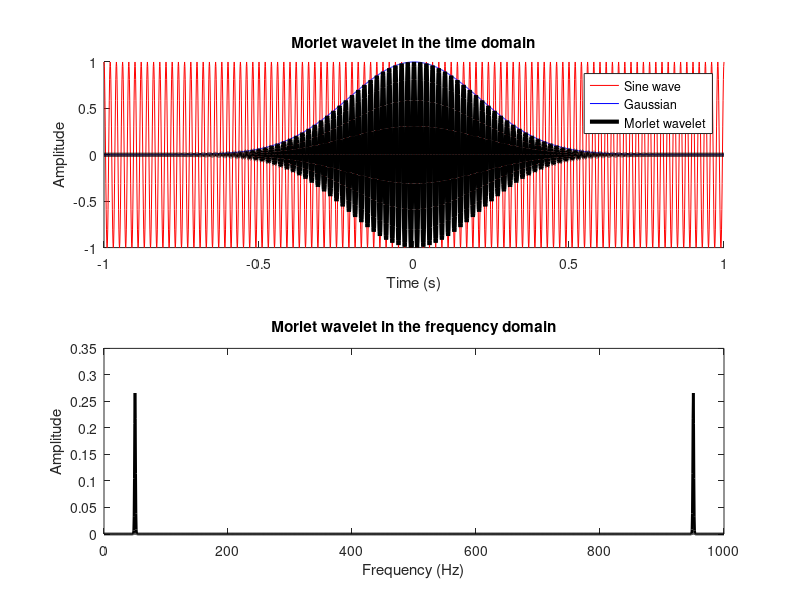
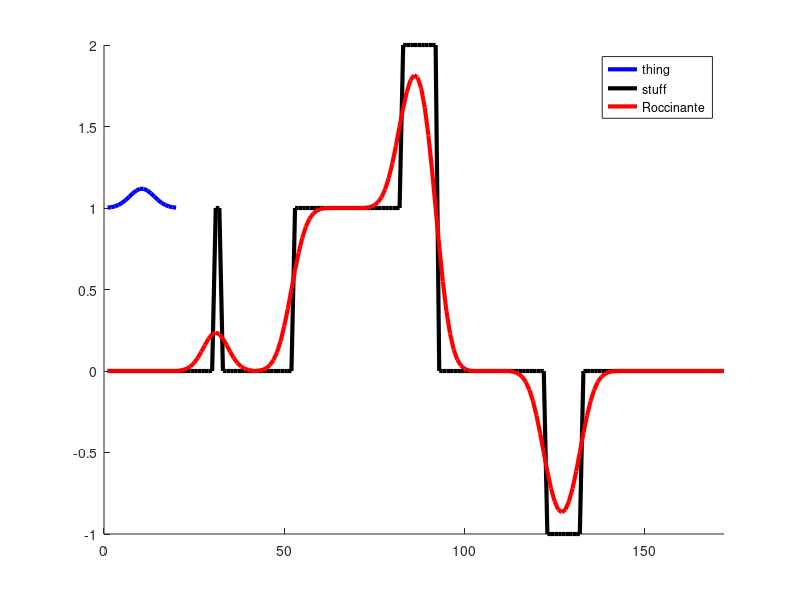
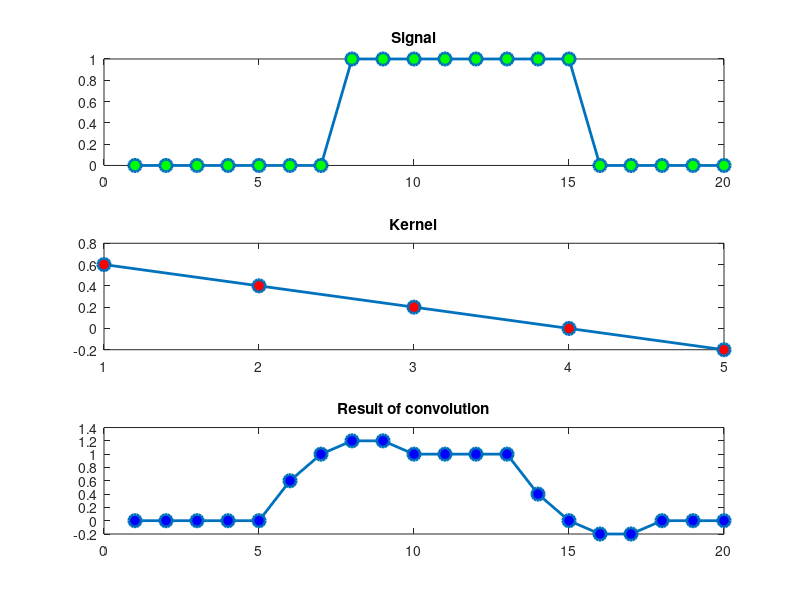
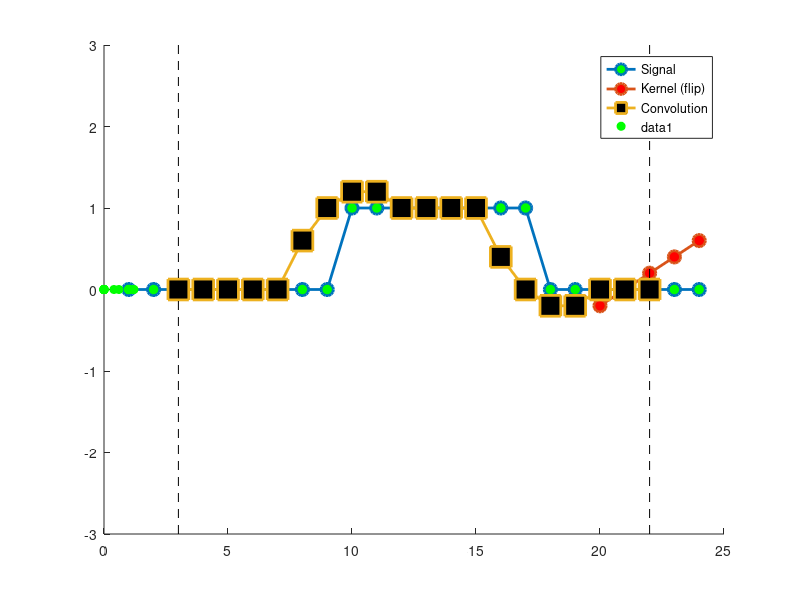

The MATLAB script that drew these images, in order: (Note: this script raises an error after producing the figures.)
%% Getting to know Morlet wavelets
% parameters
srate = 1000;         % in hz
time  = -1:1/srate:1; % best practice is to have time=0 at the center of the wavelet
frex  = 50;         % frequency of wavelet, in Hz

% create sine wave (actually cosine, just to make it nice and symmetric)
sine_wave = cos(2 * pi * time * frex);

% create Gaussian window
fwhm = .5; % width of the Gaussian in seconds
gaus_win = exp( (-4*log(2)*time.^2) / (fwhm^2) );

% now create Morlet wavelet
mw = sine_wave .* gaus_win;

figure(1), clf
subplot(211), hold on
plot(time,sine_wave,'r')
plot(time,gaus_win,'b')
plot(time,mw,'k','linew',3)
xlabel('Time (s)'), ylabel('Amplitude')
legend({'Sine wave';'Gaussian';'Morlet wavelet'})
title('Morlet wavelet in the time domain')


% Morlet wavelet in the frequency domain
% confirm that the shape of the power spectrum of a Morlet wavelet is gaussian
pnts = length(time);
mwX = 2*abs(fft( mw )/pnts); % uh oh
hz  = linspace(0,srate,pnts);

subplot(212)
plot(hz,mwX,'k','linew',2)
xlabel('Frequency (Hz)')
ylabel('Amplitude')
title('Morlet wavelet in the frequency domain')

% Observations: - Notice that the amplitude spectrum is symmetric.
%               - Also notice the peak amplitude in the 
%                 time vs. frequency domains.
%               - The Hz units are incorrect above Nyquist. This is just a
%                 convenience plotting trick.
% 
%   TO DO: Change the following parameters to observe the effects:
%          - frex
%          - fwhm
%          - time (start and end values)

%% Time-domain convolution
% first example to build intuition

% make a kernel (e.g., Gaussian)
kernel = exp( -linspace(-2,2,20).^2 );
kernel = kernel./sum(kernel);

% try these options
% kernel = -kernel;
% kernel = [ zeros(1,9) 1 -1 zeros(1,9) ]; % edge detector!

% create the signal
signal = [ zeros(1,30) ones(1,2) zeros(1,20) ones(1,30) 2*ones(1,10) zeros(1,30) -ones(1,10) zeros(1,40) ];

% plot!
figure(2), clf, hold on
plot(kernel+1,'b','linew',3)
plot(signal,'k','linew',3)
% use MATLAB conv function for now
plot( conv(signal,kernel, 'same') ,'r','linew',3)

set(gca,'xlim',[0 length(signal)])
legend({'thing';'stuff';'Roccinante'})

%% a simpler example in more detail
% create signal
signal = zeros(1,20);
signal(8:15) = 1;

% create convolution kernel
kernel = [.6 .4 .2 0 -0.2];
%kernel = kernel - mean(kernel);
% convolution sizes
nSign = length(signal);
nKern = length(kernel);
nConv = nSign + nKern - 1;


figure(3), clf
% plot the signal
subplot(311)
plot(signal,'o-','linew',2,'markerface','g','markersize',9)
%set(gca,'ylim',[-.1 1.1],'xlim',[1 nSign])
title('Signal')

% plot the kernel
subplot(312)
plot(kernel,'o-','linew',2,'markerface','r','markersize',9)
%set(gca,'xlim',[1 nSign],'ylim',[-.5 .5])
title('Kernel')


% plot the result of convolution
subplot(313)
plot(conv(signal,kernel,'same'),'o-','linew',2,'markerface','b','markersize',9)
%set(gca,'xlim',[1 nSign],'ylim',[-.6 1])
title('Result of convolution')

%% convolution in animation
%%% Just run the whole cell and enjoy!
% movie time parameter!
refresh_speed = .6; % seconds

half_kern = floor(nKern/2);

% flipped version of kernel
kflip = kernel(end:-1:1);%-mean(kernel);

% zero-padded data for convolution
dat4conv = [ zeros(1,half_kern) signal zeros(1,half_kern) ];

% initialize convolution output
conv_res = zeros(1,nConv);

%%% initialize plot
figure(4), clf, hold on
plot(dat4conv,'o-','linew',2,'markerface','g','markersize',9)
hkern = plot(kernel,'o-','linew',2,'markerface','r','markersize',9);
hcres = plot(kernel,'s-','linew',2,'markerface','k','markersize',15);
set(gca,'ylim',[-1 1]*3,'xlim',[0 nConv+1])
plot([1 1]*(half_kern+1),get(gca,'ylim'),'k--')
plot([1 1]*(nConv-2),get(gca,'ylim'),'k--')
legend({'Signal';'Kernel (flip)';'Convolution'})

% run convolution
for ti=half_kern+1:nConv-half_kern
    
    % get a chunk of data
    tempdata = dat4conv(ti-half_kern:ti+half_kern);
    
    % compute dot product (don't forget to flip the kernel backwards!)
    conv_res(ti) = sum( tempdata.*kflip );
    
    % update plot
    set(hkern,'XData',ti-half_kern:ti+half_kern,'YData',kflip);
    set(hcres,'XData',half_kern+1:ti,'YData',conv_res(half_kern+1:ti))
    
    pause(refresh_speed)
end
%% The five steps of convolution
% now for convolution via spectral multiplication

% Step 1: N's of convolution
ndata = length(signal);
nkern = length(kernel);
nConv = ndata+nkern - 1;% length of result of convolution
halfK = floor(nkern/2);

% Step 2: FFTs
dataX = fft( signal, nConv); % important: make sure to properly zero-pad!
kernX = fft( kernel, nConv);

% Step 3: multiply spectra
convresX = dataX .* kernX;

% Step 4: IFFT
convres = ifft(convresX);

% Step 5: cut off "wings"
convres = convres(halfK+1:end-halfK+1);

%%% and plot for confirmation!
plot( convres,'go','markerfacecolor','g' )


%%  VIDEO: Convolve real data with a Gaussian
clear

load v1_laminar.mat

% signal will be ERP from channel 7
signal = mean(csd(7,:,:),3);

% create a Gaussian
h = 0.01; % FWHM in seconds

gtime = -1:1/srate:1;
gaus = exp( -4*log(2)*gtime.^2 / h^2 );
gaus = gaus./sum(gaus); % amplitude normalization


%%%% run convolution
% Step 1: N's of convolution
ndata = length(signal);
nkern = length(gaus);
nConv = ndata+nkern - 1;% length of result of convolution
halfK = floor(nkern/2);

% Step 2: FFTs
dataX = fft( signal, nConv ); % important: make sure to properly zero-pad!
kernX = fft( gaus, nConv );

% Step 3: multiply spectra
mult = dataX .* kernX;

% Step 4: inverse FFT to get back to the time domain
convres  = ifft( mult );

% Step 5: cut off "wings"
convres = convres(halfK+1:end-halfK+1);


% plotting!
figure(6), clf, hold on
plot(timevec,signal)
plot(timevec,convres,'r','linew',2)

set(gca,'xlim',[-.1 1.4])
legend({'Original ERP';'Gaussian-convolved'})
xlabel('Time (s)'), ylabel('Activity (\muV)')

% show the mechanism of convolution (spectral multiplication)

hz = linspace(0,srate,nConv);

figure(7), clf, hold on
plot(hz,abs(dataX)./max(abs(dataX))); % normalized for visualization
plot(hz,abs(kernX));
plot(hz,abs(dataX.*kernX)./max(abs(dataX)),'k','linew',2)

set(gca,'xlim',[0 150])
xlabel('Frequency (Hz)'), ylabel('Amplitude (norm.)')
legend({'Original signal';'Kernel';'Convolution result'})

%%  VIDEO: Complex Morlet wavelets

% setup parameters
srate = 1000;         % in hz
time  = -1:1/srate:1; % best practice is to have time=0 at the center of the wavelet
frex  = 2*pi;         % frequency of wavelet, in Hz

% create sine wave
sine_wave = exp( 1i * 2 *pi * frex * time ); % hmmmm

% create Gaussian window
fwhm = .5; % width of the Gaussian in seconds
gaus_win = exp( (-4* log(2) * time.^2 )/ fwhm^2 );

% now create Morlet wavelet
cmw = sine_wave .* gaus_win;

figure(8), clf

subplot(211), hold on
plot(time,real(cmw),'b')
plot(time,imag(cmw),'r--')
xlabel('Time (s)'), ylabel('Amplitude')
legend({'real part';'imag part'})
title('Complex Morlet wavelet in the time domain')

% complex Morlet wavelet in the frequency domain

pnts = length(time);

mwX = abs(fft( cmw )/pnts);
hz  = linspace(0,srate,pnts);

subplot(212)
plot(hz,mwX,'k','linew',2)
xlabel('Frequency (Hz)')
ylabel('Amplitude')
title('Complex Morlet wavelet in the frequency domain')
%% Complex Morlet wavelet convolution
clear

load v1_laminar.mat

% extract a bit of data for convenience
data = csd(6,:,10) ;


% create a complex Morlet wavelet
time = (0:2*srate)/srate;
time = time - mean(time); % note the alternative method for creating centered time vector 
frex = 45; % frequency of wavelet, in Hz

% create Gaussian window
s = 7 / (2*pi*frex); % using num-cycles formula
cmw  = exp(1i*2*pi*frex*time) .* exp( -time.^2/(2*s^2) );


%%% now for convolution

% Step 1: N's of convolution
nSignal = length(data);
nKern = length(cmw);
nConv = nSignal + nKern - 1;
halfK = floor(nKern / 2);

% Step 2: FFTs
kernX = fft(cmw, nConv);
signalX = fft(data, nConv);

% Step 2.5: normalize the wavelet (try it without this step!)
kernX = kernX ./ max(kernX);

% Step 3: multiply spectra
convresX = signalX .* kernX;

% Step 4: IFFT
convres = ifft(convresX);

% Step 5: cut off "wings"
convres = convres(halfK+1:end-halfK+1);

% plotting
% compute hz for plotting
hz = linspace(0,srate/2,floor(nConv/2)+1);

figure(9), clf
subplot(211),  hold on

% plot power spectrum of data
plot(hz,abs(signalX(1:length(hz))),'b')

% plot power spectrum of wavelet
plot(hz,abs(kernX(1:length(hz))).*max(abs(signalX))/2)

% plot power spectrum of convolution result
plot(hz,abs(convresX(1:length(hz))),'k','linew',2)
set(gca,'xlim',[0 frex*2])
xlabel('Frequency (Hz)'), ylabel('Amplitude (a.u.)')
legend({'Data spectrum';'Wavelet spectrum';'Convolution result'})


%%% now plot in the time domain
subplot(212), hold on
plot(timevec,data,'b')
plot(timevec,real(convres),'k','linew',2)
set(gca,'xlim',[-.1 1.3])
legend({'LFP data';'Convolution result'})
xlabel('Time (s)'), ylabel('Activity (\muV)')

%% extracting the three features of the complex wavelet result

figure(10), clf

% plot the filtered signal (projection onto real axis)
subplot(311)
plot(timevec,real(convres))
xlabel('Time (ms)'), ylabel('Amplitude (\muV)')
set(gca,'xlim',[-.1 1.4])


% plot power (squared magnitude from origin to dot-product location in complex space)
subplot(312)
plot(timevec,(2*abs(convres)).^2);
xlabel('Time (ms)'), ylabel('Power \muV^2')
set(gca,'xlim',[-.1 1.4])


% plot phase (angle of vector to dot-product, relative to positive real axis)
subplot(313)
plot(timevec,angle(convres))
xlabel('Time (ms)'), ylabel('Phase (rad.)')
set(gca,'xlim',[-.1 1.4])

%% viewing the results as a movie

figure(11), clf

% setup the time course plot
subplot(212)
h = plot(timevec,abs(convres),'k','linew',2);
set(gca,'xlim',timevec([1 end]),'ylim',[min(abs(convres)) max(abs(convres)) ])
xlabel('Time (sec.)'), ylabel('Amplitude (\muV)')


for ti=1:5:length(timevec)
    
    % draw complex values in polar space
    subplot(211)
    polar(0,max(abs(convres))), hold on
    polar(angle(convres(max(1,ti-100):ti)),abs(convres(max(1,ti-100):ti)),'k')
    text(-.75,0,[ num2str(round(1000*timevec(ti))) ' s' ]), hold off
    
    % now show in 'linear' plot
    set(h,'XData',timevec(max(1,ti-100):ti),'YData',abs(convres(max(1,ti-100):ti)))
    
    drawnow
    pause(.00001)
end

%%  VIDEO: Convolution with all trials!
%%% This is the "super-trial" concatenation trick you saw in the slides.
%   Notice the size of the reshaped data and the new convolution parameters.
% extract more data
data = squeeze( csd(6,:,:) );

% reshape the data to be 1D
dataR = reshape(data,1,[]);

% Step 1: N's of convolution
ndata = length(dataR); % note the different variable name!
nkern = length(time);
nConv = ndata + nkern - 1;
halfK = floor(nkern/2);

% Step 2: FFTs
dataX = fft( dataR,nConv );
kernX = fft( cmw,  nConv );

% Step 2.5: normalize the wavelet (try it without this step!)
kernX = kernX ./ max(kernX);

% Step 3: multiply spectra
convresX = dataX .* kernX;

% Step 4: IFFT
convres = ifft(convresX);

% Step 5: cut off "wings"
convres = convres(halfK+1:end-halfK+1);

% New step 6: reshape!
convres2D = reshape(convres,size(data));


%%% now plotting
figure(12), clf
subplot(121)
imagesc(timevec,[],data')
xlabel('Time (s)'), ylabel('Trials')
set(gca,'xlim',[-.1 1.4],'clim',[-1 1]*2000)
title('Broadband signal')

subplot(122)
imagesc(timevec,[],abs(convres2D'))
xlabel('Time (s)'), ylabel('Trials')
set(gca,'xlim',[-.1 1.4],'clim',[-1 1]*500)
title([ 'Power time series at ' num2str(frex) ' Hz' ])


%% VIDEO: A full time-frequency power plot!
%%% Take a deep breath: You're about to make your first time-frequency
%   power plot!

% frequency parameters
min_freq =  5; % in Hz
max_freq = 90; % in HZ
num_freq = 30; % in count

frex = linspace(min_freq,max_freq,num_freq);

% initialize TF matrix
tf = zeros(num_freq,length(timevec));

% IMPORTANT! I'm omitting a few steps of convolution 
%            that are already computed above.

for fi=1:num_freq
    
    % create wavelet
    cmw  = exp(1i*2*pi*frex(fi)*time) .* ...
           exp( -4*log(2)*time.^2 / .3^2 );
    
    cmwX = fft(cmw,nConv);
    cmwX = cmwX./max(cmwX);
    
    % the rest of convolution
    as = ifft( dataX.*cmwX );
    as = as(halfK+1:end-halfK+1);
    as = reshape(as,size(data));
    
    % extract power
    aspow = abs(as).^2;
    
    % average over trials and put in matrix
    tf(fi,:) = mean(aspow,2);
end

%%% and plot!
figure(13), clf
contourf(timevec,frex,tf,40,'linecolor','none')
set(gca,'clim',[0 1]*10000,'xlim',[-.1 1.4])
xlabel('Time (s)'), ylabel('Frequency (Hz)')

%   VIDEO: Inter-trial phase clustering (ITPC/ITC)
% 


%% ITPC with different variances
%%% The goal here is to develop some visual intuition for the
%   correspondence between ITPC and distributions of phase angles.

% specify parameters
circ_prop = .5; % proportion of the circle to fill
N = 100; % number of "trials"

% generate phase angle distribution
simdata = rand(1,N) * (2*pi) * circ_prop;

% compute ITPC and preferred phase angle
itpc      = abs(mean(exp(1i*simdata),2));
prefAngle = angle(mean(exp(1i*simdata)));


% and plot...
figure(14), clf

% as linear histogram
subplot(121)
hist(simdata,20)
xlabel('Phase angle'), ylabel('Count')
set(gca,'xlim',[0 2*pi])
title([ 'Observed ITPC: ' num2str(itpc) ])

% and as polar distribution
subplot(122)
polar([zeros(1,N); simdata],[zeros(1,N); ones(1,N)],'k')
hold on
h = polar([0 prefAngle],[0 itpc],'m');
set(h,'linew',3)
title([ 'Observed ITPC: ' num2str(itpc) ])


%% Compute and plot TF-ITPC for one electrode

load sampleEEGdata.mat

% wavelet parameters
num_frex = 40;
min_freq =  2;
max_freq = 30;

channel2use = 'pz';

% set range for variable number of wavelet cycles
range_cycles = [ 3 10 ];

% parameters (notice using logarithmically spaced frequencies!)
frex  = logspace(log10(min_freq),log10(max_freq),num_frex);
nCycs = logspace(log10(range_cycles(1)),log10(range_cycles(end)),num_frex);
time  = -2:1/EEG.srate:2;
half_wave = (length(time)-1)/2;

% FFT parameters
nWave = length(time);
nData = EEG.pnts*EEG.trials;
nConv = nWave+nData-1;


% FFT of data (doesn't change on frequency iteration)
dataX = fft( reshape(EEG.data(strcmpi(channel2use,{EEG.chanlocs.labels}),:,:),1,nData) ,nConv);

% initialize output time-frequency data
tf = zeros(num_frex,EEG.pnts);

% loop over frequencies
for fi=1:num_frex
    
    % create wavelet and get its FFT
    s = nCycs(fi)/(2*pi*frex(fi));
    wavelet  = exp(2*1i*pi*frex(fi).*time) .* exp(-time.^2./(2*s^2));
    waveletX = fft(wavelet,nConv);
    
    % question: is this next line necessary?
    waveletX = waveletX./max(waveletX);
    
    % run convolution
    as = ifft(waveletX.*dataX,nConv);
    as = as(half_wave+1:end-half_wave);
    
    % reshape back to time X trials
    as = squeeze(reshape(as,size(EEG.data(strcmpi(channel2use,{EEG.chanlocs.labels}),:,:))));
    
    % compute ITPC
    tf(fi,:) = abs(mean(exp(1i*angle(as)),2));
end

% plot results
figure(15), clf
contourf(EEG.times,frex,tf,40,'linecolor','none')
set(gca,'clim',[0 .6],'ydir','normal','xlim',[-300 1000])
title('ITPC')
xlabel('Time (ms)'), ylabel('Frequency (Hz)')


%%   VIDEO: Time-frequency trade-off
%%% This code will re-create the plot comparing wavelets with different widths, 
%   in the time and frequency domains.

srate = 512;

% set a few different wavelet widths ("number of cycles" parameter)
num_cycles = [ 2 6 8 15 ];
frex = 8;

time = -2:1/srate:2;
hz = linspace(0,srate/2,floor(length(time)/2)+1);

figure(16), clf
for i=1:4
    
    %%% time domain
    subplot(4,2,i*2-1)
    s = num_cycles(i) / (2*pi* frex); % Gaussian width as number-of-cycles (don't forget to normalize!)
    plot(time, exp( (-time.^2) ./ (2*s^2) ),'k','linew',3)
    title([ 'Gaussian with ' num2str(num_cycles(i)) ' cycles' ])
    xlabel('Time (s)')
    
    
    %%% frequency domain
    subplot(4,2,i*2)
    cmw = exp(1i*2*pi*frex.*time) .* exp( (-time.^2) ./ (2*s^2) );
    
    % take its FFT
    cmwX = fft(cmw);
    cmwX = cmwX./max(cmwX);
    
    % plot it
    plot(hz,abs(cmwX(1:length(hz))),'k','linew',3)
    set(gca,'xlim',[0 20])
    xlabel('Frequency (Hz)')
    title([ 'Power of wavelet with ' num2str(num_cycles(i)) ' cycles' ])
end

%% comparing wavelet convolution with different wavelet settings
clear
load sampleEEGdata.mat

% wavelet parameters
num_frex = 40;
min_freq =  2;
max_freq = 30;

channel2use = 'o1';

% set a few different wavelet widths ("number of cycles" parameter)
num_cycles = [ 2 6 8 15 ];


% time window for baseline normalization.
%  we'll talk about this soon in lecture
baseline_window = [ -500 -200 ];

% other wavelet parameters
frex = linspace(min_freq,max_freq,num_frex);
time = -2:1/EEG.srate:2;
half_wave = (length(time)-1)/2;

% FFT parameters
nKern = length(time);
nData = EEG.pnts*EEG.trials;
nConv = nKern+nData-1;

% initialize output time-frequency data
tf = zeros(length(num_cycles),length(frex),EEG.pnts);

% convert baseline time into indices
baseidx = dsearchn(EEG.times',baseline_window');


% FFT of data (doesn't change on frequency iteration)
dataX = fft( reshape(EEG.data(strcmpi(channel2use,{EEG.chanlocs.labels}),:,:),1,[]) ,nConv);

% loop over cycles
for cyclei=1:length(num_cycles)
    
    for fi=1:length(frex)
        
        % create wavelet and get its FFT
        s = num_cycles(cyclei) / (2*pi*frex(fi));
        
        cmw  = exp(2*1i*pi*frex(fi).*time) .* exp(-time.^2./(2*s^2));
        cmwX = fft(cmw,nConv);
        cmwX = cmwX./max(cmwX);
        
        % run convolution, trim edges, and reshape to 2D (time X trials)
        as = ifft(cmwX.*dataX);
        as = as(half_wave+1:end-half_wave);
        as = reshape(as,EEG.pnts,EEG.trials);
        
        % put power data into big matrix
        tf(cyclei,fi,:) = mean(abs(as).^2,2);
    end
    
    % db normalization
    tf(cyclei,:,:) = 10*log10( bsxfun(@rdivide, squeeze(tf(cyclei,:,:)), mean(tf(cyclei,:,baseidx(1):baseidx(2)),3)' ) );
    
end

% plot results
figure(17), clf
for cyclei=1:length(num_cycles)
    subplot(2,2,cyclei)
    
    contourf(EEG.times,frex,squeeze(tf(cyclei,:,:)),40,'linecolor','none')
    set(gca,'clim',[-3 3],'ydir','normal','xlim',[-300 1000])
    title([ 'Wavelet with ' num2str(num_cycles(cyclei)) ' cycles' ])
    xlabel('Time (ms)'), ylabel('Frequency (Hz)')
end

%% variable number of wavelet cycles

% set a few different wavelet widths (number of wavelet cycles)
range_cycles = [ 4 13 ];

% other wavelet parameters
nCycles = logspace(log10(range_cycles(1)),log10(range_cycles(end)),num_frex);

% initialize output time-frequency data
tf = zeros(length(frex),EEG.pnts);

for fi=1:length(frex)
    
    % create wavelet and get its FFT
    s = nCycles(fi)/(2*pi*frex(fi));
    cmw = exp(2*1i*pi*frex(fi).*time) .* exp(-time.^2./(2*s^2));
    cmwX = fft(cmw, nConv);
    cmwX = cmwX ./ max(cmwX);
   
    % run convolution
    as = ifft(cmwX .* dataX);
    as = as(half_wave+1:end-half_wave);
    as = reshape(as,EEG.pnts,EEG.trials);
    
    % put power data into big matrix
    tf(fi,:) = mean(abs(as).^2,2);
end

% db normalization (we'll talk about this in the next lecture)
tfDB = 10*log10( bsxfun(@rdivide, tf, mean(tf(:,baseidx(1):baseidx(2)),2)) );

% plot results
figure(18), clf

subplot(2,1,1)
contourf(EEG.times,frex,tf,40,'linecolor','none')
set(gca,'clim',[0 5],'ydir','normal','xlim',[-300 1000])
title('Convolution with a range of cycles')
xlabel('Time (ms)'), ylabel('Frequency (Hz)')
colorbar

subplot(2,1,2)
contourf(EEG.times,frex,tfDB,40,'linecolor','none')
set(gca,'clim',[-3 3],'ydir','normal','xlim',[-300 1000])
title('Same data but dB normalized!')
xlabel('Time (ms)'), ylabel('Frequency (Hz)')
colorbar
%%   VIDEO: Baseline normalization of TF plots
% specify baseline periods for dB-normalization
baseline_windows = [ -500 -200;
                     -100    0;
                        0  300;
                     -800    0;
                   ];

               
% convert baseline time into indices
baseidx = reshape( dsearchn(EEG.times',baseline_windows(:)), [],2);

%% setup wavelet parameters

% frequency parameters
min_freq =  2;
max_freq = 30;
num_frex = 40;
frex = linspace(min_freq,max_freq,num_frex);

% which channel to plot
channel2use = 'o1';

% other wavelet parameters
range_cycles = [ 4 10 ];

% notice: defining cycles as a vector for all frequencies
s = logspace( log10(range_cycles(1)) , log10(range_cycles(end)), num_frex) ./ (2*pi*frex);
wavtime = -2:1/EEG.srate:2;
half_wave = (length(wavtime)-1)/2;


% FFT parameters
nWave = length(wavtime);
nData = EEG.pnts * EEG.trials;
nConv = nWave + nData - 1;


% now compute the FFT of all trials concatenated
alldata = reshape( EEG.data(strcmpi(channel2use,{EEG.chanlocs.labels}),:,:) ,1,[]);
dataX   = fft( alldata ,nConv );


% initialize output time-frequency data
tf = zeros(size(baseidx,1),length(frex),EEG.pnts);

%% now perform convolution

% loop over frequencies
for fi=1:length(frex)
    
    % create wavelet and get its FFT
    wavelet  = exp(2*1i*pi*frex(fi).*wavtime) .* exp(-wavtime.^2./(2*s(fi)^2));
    waveletX = fft(wavelet,nConv);
    waveletX = waveletX ./ max(waveletX);
    
    % now run convolution in one step
    as = ifft(waveletX .* dataX);
    as = as(half_wave+1:end-half_wave);
    
    % and reshape back to time X trials
    as = reshape( as, EEG.pnts, EEG.trials );
    
    % compute power and average over trials
    tf(4,fi,:) = mean( abs(as).^2 ,2);
end

%% db normalization and plot results

% define color limits
clim = [-3 3];

% create new matrix for percent change
tfpct = zeros(size(tf));

for basei=1:size(tf,1)
    
    activity = tf(4,:,:);
    baseline = mean( tf(4,:,baseidx(basei,1):baseidx(basei,2)) ,3);
    
    % decibel
    tf(basei,:,:) = 10*log10( activity ./ baseline);
end


% plot results
figure(19), clf
for basei=1:size(baseline_windows,1)
    
    subplot(2,2,basei)
    
    contourf(EEG.times,frex,squeeze(tf(basei,:,:)),40,'linecolor','none')
    set(gca,'clim',clim,'ydir','normal','xlim',[-300 1000])
    title([ 'DB baseline of ' num2str(baseline_windows(basei,1)) ' to ' num2str(baseline_windows(basei,2)) ' ms' ])
end

xlabel('Time (ms)'), ylabel('Frequency (Hz)')


